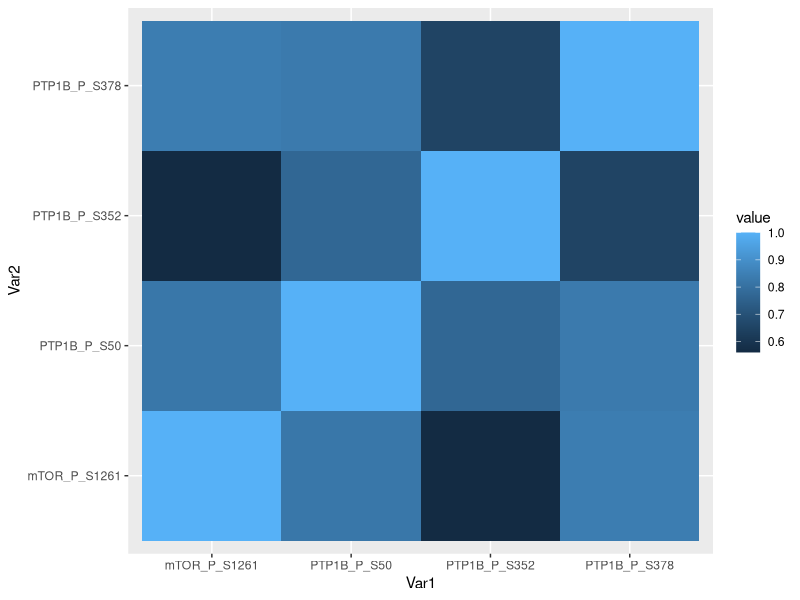
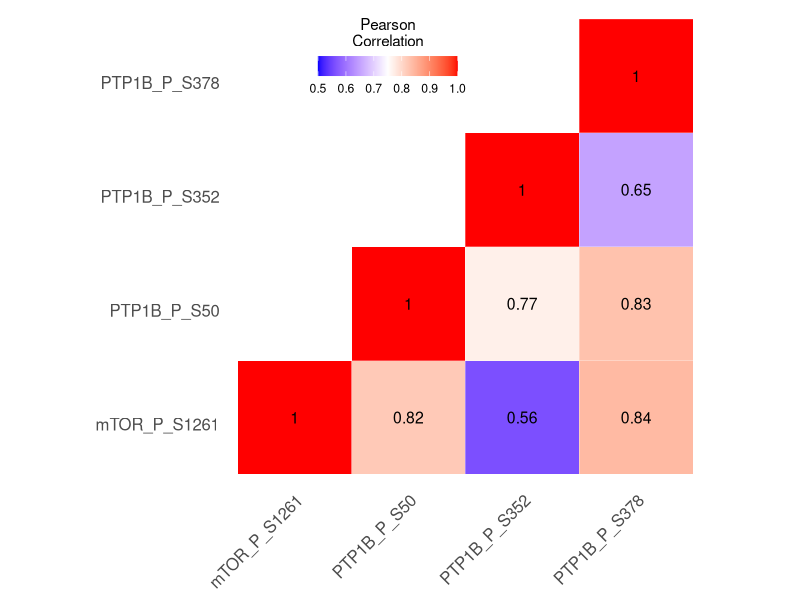
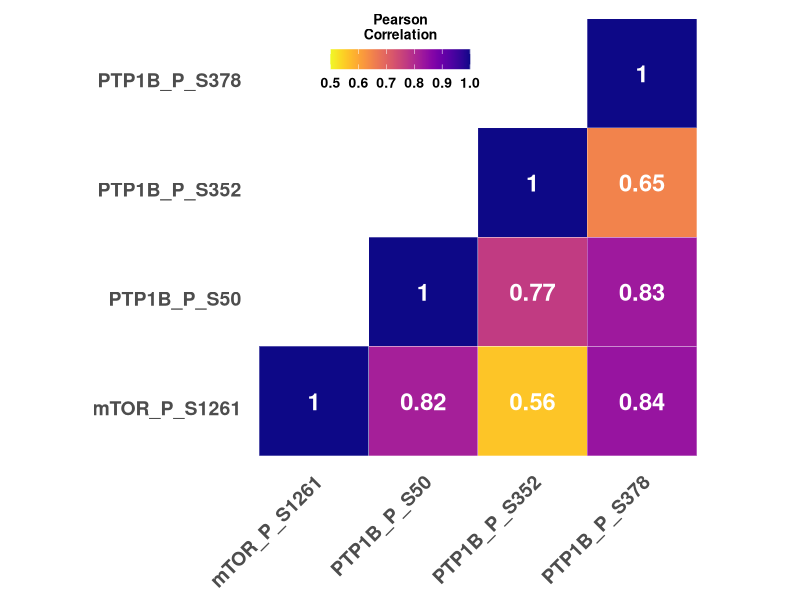
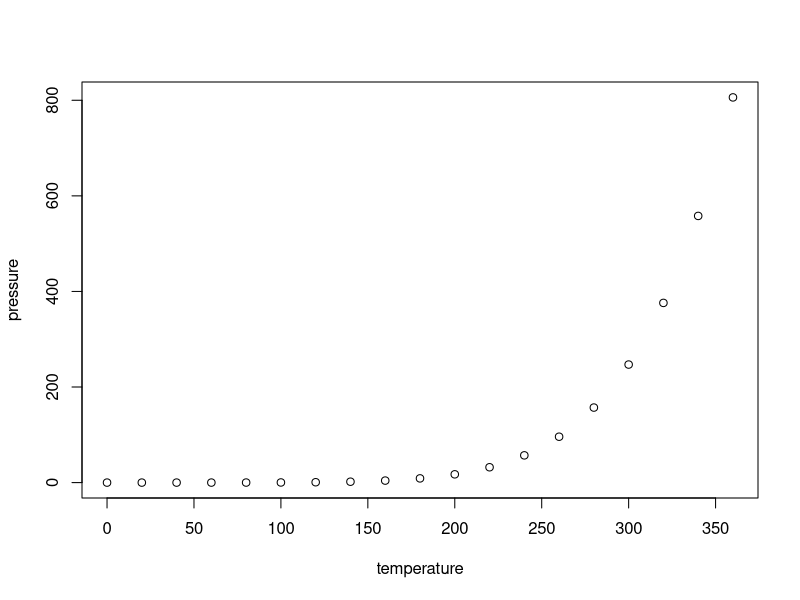

Write R code to recreate these figures, in order.
## ---- chunk 1
library(tidyverse)
library(reshape2)
library(viridis)


setwd("~/Library/Mobile Documents/com~apple~CloudDocs/Lab files/Comoglio/Manuscripts/Flare effect/TCGA ptpn phospho mtor phospho")
## ---- chunk 2
ptp50 <- read.table("ptpn50.txt", dec=".", header=T, sep="\t")
ptp352 <- read.table("ptpn352.txt", dec=".", header=T, sep="\t")
ptp378 <- read.table("ptpn378.txt", dec=".", header=T, sep="\t")

colnames(ptp50) <- c("sample_id", "mTOR_P_S1261", "PTP1B_P_S50", "mutations", "CNV")
colnames(ptp352) <- c("sample_id", "mTOR_P_S1261", "PTP1B_P_S352", "mutations", "CNV")
colnames(ptp378) <- c("sample_id", "mTOR_P_S1261", "PTP1B_P_S378", "mutations", "CNV")

mtor_ptp <- merge(ptp50, ptp352, by="sample_id")
mtor_ptp <- merge(mtor_ptp, ptp378, by="sample_id")
rownames(mtor_ptp) <- mtor_ptp$sample_id
mtor_ptp2 <- mtor_ptp[,c(10,3,7,11)]

### Cor Matrix
cormat <- round(cor(mtor_ptp2),2)
melted_cormat <- melt(cormat)

ggplot(data = melted_cormat, aes(x=Var1, y=Var2, fill=value)) + 
  geom_tile()

# Obtenir le triangle inférieur
  get_lower_tri<-function(cormat){
    cormat[upper.tri(cormat)] <- NA
    return(cormat)
  }
  # Obtenir le triangle supérieur
  get_upper_tri <- function(cormat){
    cormat[lower.tri(cormat)]<- NA
    return(cormat)
  }
  
  
upper_tri <- get_upper_tri(cormat)
lower_tri <- get_lower_tri(cormat)

melted_cormat <- melt(upper_tri, na.rm = TRUE)
  
ggplot(data = melted_cormat, aes(Var2, Var1, fill = value))+
    geom_tile(color = "white")+
    scale_fill_gradient2(low = "blue", high = "red", mid = "white", 
                         midpoint = 0.75, limit = c(0.5,1), space = "Lab",
                         name="Pearson\nCorrelation") +
    theme_minimal()+ 
    theme(axis.text.x = element_text(angle = 45, vjust = 1, 
                                     size = 12, hjust = 1))+
  theme(axis.text.y = element_text(angle = 0, vjust = 1, 
                                     size = 12, hjust = 1)) +
    coord_fixed() +
geom_text(aes(Var2, Var1, label = value), color = "black", size = 4) +
theme(
  axis.title.x = element_blank(),
  axis.title.y = element_blank(),
  panel.grid.major = element_blank(),
  panel.border = element_blank(),
  panel.background = element_blank(),
  axis.ticks = element_blank(),
  legend.justification = c(1, 0),
  legend.position = c(0.5, 0.8),
  legend.direction = "horizontal")+
  guides(fill = guide_colorbar(barwidth = 7, barheight = 1,
                title.position = "top", title.hjust = 0.5))



ggplot(data = melted_cormat, aes(Var2, Var1, fill = value))+
    geom_tile(color = "white")+
    scale_fill_viridis(limit = c(0.5,1), space = "Lab",
                         name="Pearson\nCorrelation", option="plasma", direction=-1) +
    theme_minimal()+ 
    theme(axis.text.x = element_text(angle = 45, vjust = 1, 
                                     size = 14, hjust = 1, face="bold"))+
    theme(axis.text.y = element_text(angle = 0, vjust = 1, 
                                     size = 14, hjust = 1, face="bold")) +
    coord_fixed() +
    geom_text(aes(Var2, Var1, label = value), color = "white", size = 6, fontface="bold") +
    theme(
        axis.title.x = element_blank(),
        axis.title.y = element_blank(),
        panel.grid.major = element_blank(),
        panel.border = element_blank(),
        panel.background = element_blank(),
        axis.ticks = element_blank(),
        legend.justification = c(1, 0),
        legend.position = c(0.5, 0.8),
        legend.direction = "horizontal",
        legend.title = element_text(size=10, face="bold"),
        legend.text=element_text(size=10, face="bold"))+
    guides(fill = guide_colorbar(barwidth = 7, barheight = 1,
                                 title.position = "top", title.hjust = 0.5))
## ---- chunk 3
plot(pressure)
